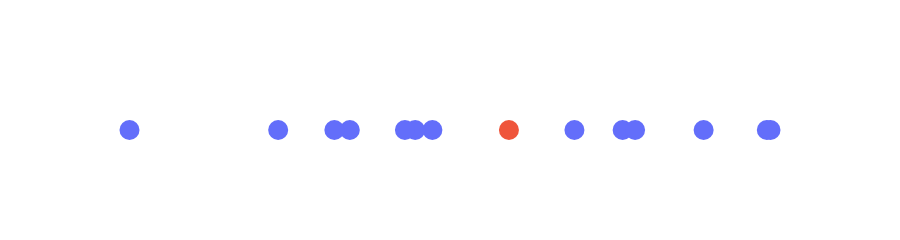

Write notebook code for a chart like this one.
### Code cell
import plotly.graph_objects as go
fig = go.Figure()
fig.add_trace(go.Scatter(
    x=[58.77, 33.33, 44.72, 43.45, 59.69, 55.21, 64.75, 42.69, 69.69, 69.42, 22.35, 38.62, 37.48], y=[0,0,0,0,0,0,0,0,0,0,0,0,0], mode='markers', marker_size=20,
 showlegend=False))
fig.add_trace(go.Scatter(
    x=[50.3731343283582], y=[0], mode='markers', marker_size=20,
 showlegend=False))
fig.update_xaxes(showgrid=False)
fig.update_yaxes(showgrid=False, 
                 zeroline=True, zerolinecolor='white', zerolinewidth=3,
                 showticklabels=False, color='white')
fig.update_layout(height=200,paper_bgcolor='rgba(0,0,0,0)',
    plot_bgcolor='rgba(0,0,0,0)')
fig.layout.xaxis.color = 'white'
fig.show()

### Figure 1 — Plotly figure (JSON) as saved in the notebook; plotly's stock layout.template omitted (floating-point values rounded to 4 significant figures)
{"data": [{"marker": {"size": 20}, "mode": "markers", "showlegend": false, "type": "scatter", "x": [58.77, 33.33, 44.72, 43.45, 59.69, 55.21, 64.75, 42.69, 69.69, 69.42, 22.35, 38.62, 37.48], "y": [0, 0, 0, 0, 0, 0, 0, 0, 0, 0, 0, 0, 0]}, {"marker": {"size": 20}, "mode": "markers", "showlegend": false, "type": "scatter", "x": [50.37], "y": [0]}], "layout": {"height": 200, "paper_bgcolor": "rgba(0,0,0,0)", "plot_bgcolor": "rgba(0,0,0,0)", "xaxis": {"color": "white", "showgrid": false}, "yaxis": {"color": "white", "showgrid": false, "showticklabels": false, "zeroline": true, "zerolinecolor": "white", "zerolinewidth": 3}}}
